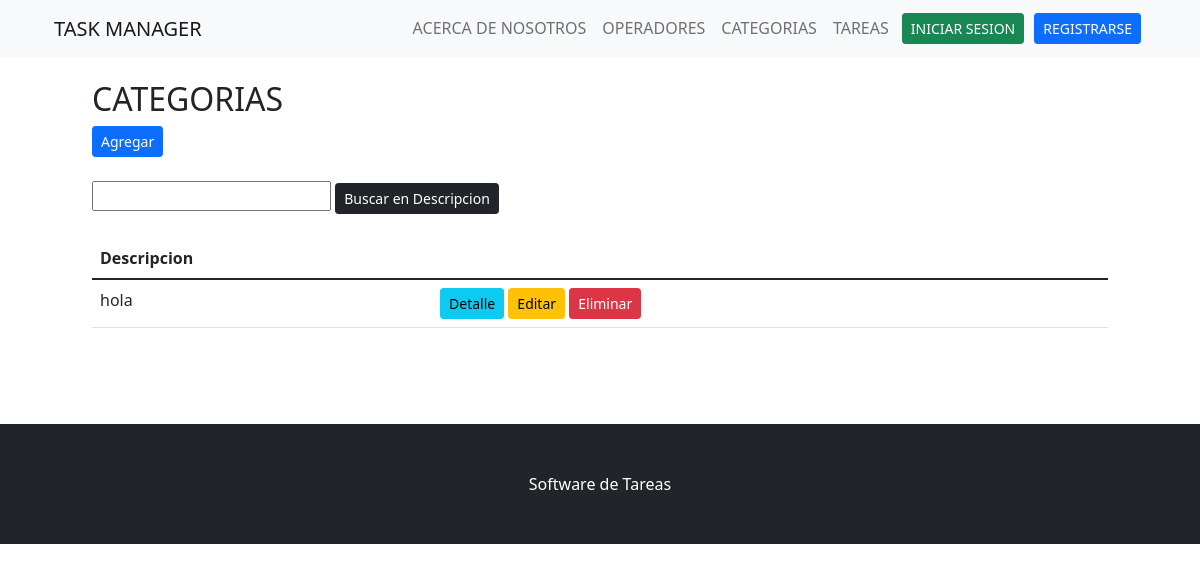
The app's page /categorias/ (signed in), older data.
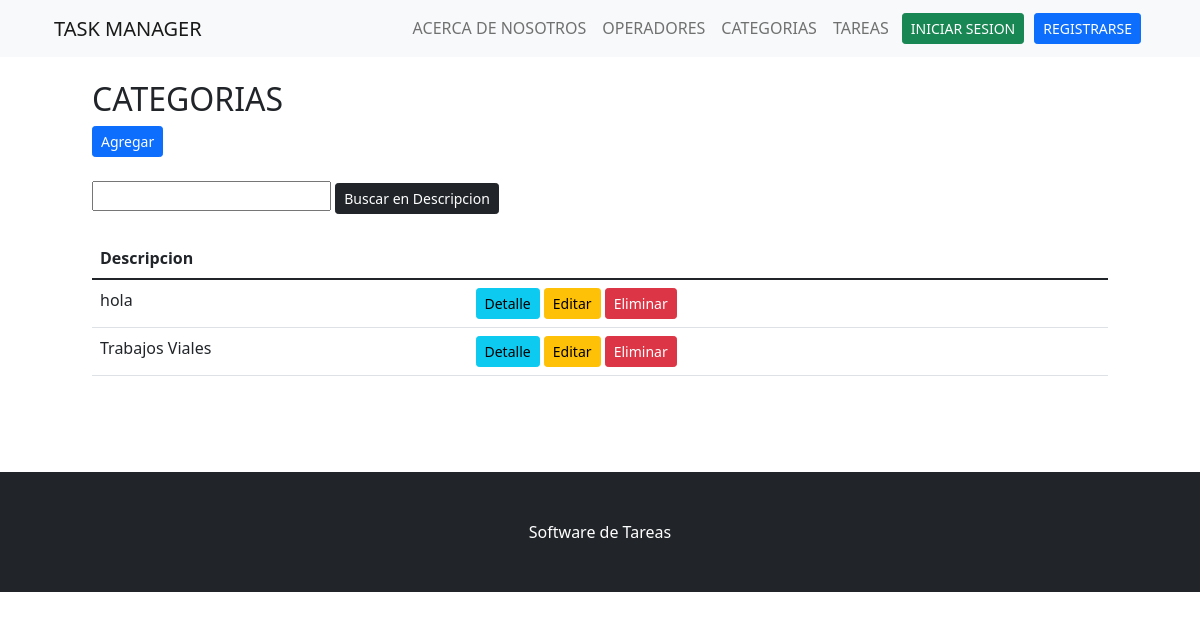
The same page, newer data.
### app_tareas/models.py (models this page shows, shortened)
class Categoria(models.Model):
    descripcion = models.CharField(max_length=100)

### app_tareas/views.py (the view)
# urls.py: path('categorias/', ListaCategorias.as_view(), name ='categorias'),
class ListaCategorias(LoginRequiredMixin,ListView):
    model = Categoria
    context_object_name = 'categorias'
    template_name = 'app_tareas/categorias/lista_categorias.html'

### app_tareas/templates/app_tareas/categorias/lista_categorias.html
{% extends 'app_tareas/plantilla_base.html' %}
{% block contenido %}
<div class = 'container'>
    <h2>CATEGORIAS</h2>
    <a href="{% url 'crear_categoria' %}" class="btn btn-primary btn-sm">Agregar</a>
</div>
<br>
<div class="container">
    <form action="" method="GET">
        <input type="text" name="buscar">
        <input type="submit" value="Buscar en Descripcion" class="btn btn-dark btn-sm">
    </form>
</div>
<br>
<div class ='container'>
    <div class = 'row'>
        <div class = 'col'>
            <table class = 'table  table-hover table-responsive-sm'>
                <thead>
                    <tr>
                        <th>Descripcion</th>
                        <th></th>
                    </tr>
                </thead>
                <tbody>
                    {% for i in categorias %}
                    <tr>
                        <td>{{i.descripcion}}</td>
                        <td><a href="{% url 'categoria' i.id %}" class="btn btn-info btn-sm">Detalle</a>
                        <a href="{% url 'editar_categoria' i.id %}" class="btn btn-warning btn-sm">Editar</a>
                       <a href="{% url 'eliminar_categoria' i.id %}" class="btn btn-danger btn-sm">Eliminar</a></td>
                    </tr>
                    {% endfor %}
                </tbody>
            </table>
        </div>
    </div>
</div>
{% endblock contenido %}

Row changes from the older to the newer data that the page shows:
added Categoria: descripcion "Trabajos Viales"
